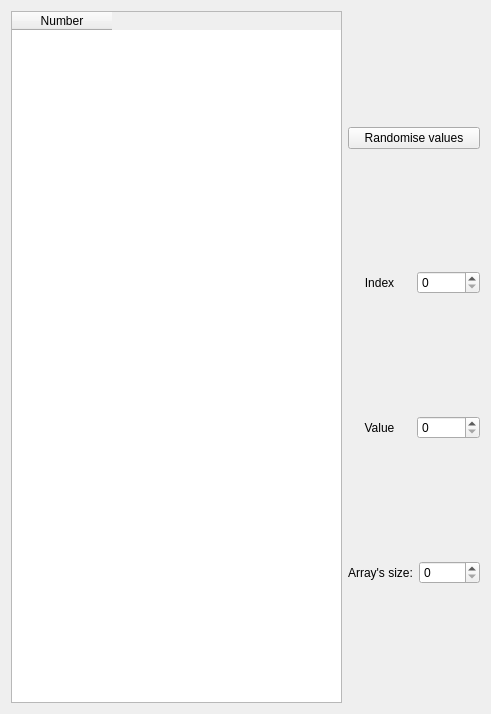
<?xml version="1.0" encoding="UTF-8"?>
<ui version="4.0">
 <class>ArrayTable</class>
 <widget class="QWidget" name="ArrayTable">
  <property name="geometry">
   <rect>
    <x>0</x>
    <y>0</y>
    <width>491</width>
    <height>714</height>
   </rect>
  </property>
  <property name="sizePolicy">
   <sizepolicy hsizetype="MinimumExpanding" vsizetype="Preferred">
    <horstretch>0</horstretch>
    <verstretch>0</verstretch>
   </sizepolicy>
  </property>
  <property name="windowTitle">
   <string>Form</string>
  </property>
  <layout class="QHBoxLayout" name="horizontalLayout_4">
   <item>
    <widget class="QTableWidget" name="tableWidget">
     <property name="sizePolicy">
      <sizepolicy hsizetype="MinimumExpanding" vsizetype="MinimumExpanding">
       <horstretch>0</horstretch>
       <verstretch>0</verstretch>
      </sizepolicy>
     </property>
     <column>
      <property name="text">
       <string>Number</string>
      </property>
     </column>
    </widget>
   </item>
   <item>
    <layout class="QVBoxLayout" name="verticalLayout">
     <item>
      <widget class="QPushButton" name="randPushButton">
       <property name="text">
        <string>Randomise values</string>
       </property>
      </widget>
     </item>
     <item>
      <layout class="QHBoxLayout" name="horizontalLayout_2">
       <item>
        <widget class="QLabel" name="indexLabel">
         <property name="text">
          <string>Index</string>
         </property>
         <property name="alignment">
          <set>Qt::AlignCenter</set>
         </property>
        </widget>
       </item>
       <item>
        <widget class="QSpinBox" name="indexSpinBox"/>
       </item>
      </layout>
     </item>
     <item>
      <layout class="QHBoxLayout" name="horizontalLayout_3">
       <item>
        <widget class="QLabel" name="valueLabel">
         <property name="text">
          <string>Value</string>
         </property>
         <property name="alignment">
          <set>Qt::AlignCenter</set>
         </property>
        </widget>
       </item>
       <item>
        <widget class="QSpinBox" name="valueSpinBox"/>
       </item>
      </layout>
     </item>
     <item>
      <layout class="QHBoxLayout" name="horizontalLayout">
       <item>
        <widget class="QLabel" name="sizeLabel">
         <property name="text">
          <string>Array's size:</string>
         </property>
         <property name="alignment">
          <set>Qt::AlignCenter</set>
         </property>
        </widget>
       </item>
       <item>
        <widget class="QSpinBox" name="sizeSpinBox">
         <property name="maximum">
          <number>10000</number>
         </property>
        </widget>
       </item>
      </layout>
     </item>
    </layout>
   </item>
  </layout>
 </widget>
 <resources/>
 <connections/>
</ui>
